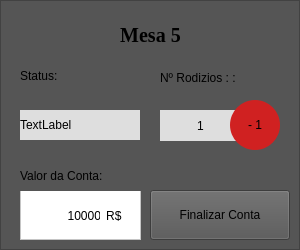
            <widget class="QFrame" name="frame_m5">
             <property name="minimumSize">
              <size>
               <width>300</width>
               <height>250</height>
              </size>
             </property>
             <property name="styleSheet">
              <string notr="true">background-color: rgb(85, 85, 85);</string>
             </property>
             <property name="frameShape">
              <enum>QFrame::StyledPanel</enum>
             </property>
             <property name="frameShadow">
              <enum>QFrame::Raised</enum>
             </property>
             <widget class="QLabel" name="mesa5">
              <property name="geometry">
               <rect>
                <x>10</x>
                <y>20</y>
                <width>281</width>
                <height>31</height>
               </rect>
              </property>
              <property name="font">
               <font>
                <family>Georgia</family>
                <pointsize>15</pointsize>
                <italic>false</italic>
                <bold>true</bold>
               </font>
              </property>
              <property name="cursor">
               <cursorShape>ArrowCursor</cursorShape>
              </property>
              <property name="styleSheet">
               <string notr="true">font: 700 15pt &quot;Georgia&quot;;
color: rgb(0, 0, 0);</string>
              </property>
              <property name="text">
               <string>Mesa 5</string>
              </property>
              <property name="alignment">
               <set>Qt::AlignCenter</set>
              </property>
             </widget>
             <widget class="QFrame" name="caixa_conta_m5">
              <property name="geometry">
               <rect>
                <x>20</x>
                <y>190</y>
                <width>121</width>
                <height>50</height>
               </rect>
              </property>
              <property name="styleSheet">
               <string notr="true">background-color: rgb(255, 255, 255);</string>
              </property>
              <property name="frameShape">
               <enum>QFrame::StyledPanel</enum>
              </property>
              <property name="frameShadow">
               <enum>QFrame::Raised</enum>
              </property>
              <widget class="QLabel" name="v_valor_conta_m5">
               <property name="geometry">
                <rect>
                 <x>10</x>
                 <y>10</y>
                 <width>71</width>
                 <height>31</height>
                </rect>
               </property>
               <property name="styleSheet">
                <string notr="true">font: 12pt &quot;Georgia&quot;;
color: rgb(0, 0, 0);</string>
               </property>
               <property name="text">
                <string>10000</string>
               </property>
               <property name="alignment">
                <set>Qt::AlignRight|Qt::AlignTrailing|Qt::AlignVCenter</set>
               </property>
              </widget>
              <widget class="QLabel" name="texto_reais_m5">
               <property name="geometry">
                <rect>
                 <x>80</x>
                 <y>10</y>
                 <width>31</width>
                 <height>31</height>
                </rect>
               </property>
               <property name="layoutDirection">
                <enum>Qt::LeftToRight</enum>
               </property>
               <property name="styleSheet">
                <string notr="true">font: 10pt &quot;Georgia&quot;;
color: rgb(0, 0, 0);</string>
               </property>
               <property name="text">
                <string>R$ </string>
               </property>
               <property name="alignment">
                <set>Qt::AlignCenter</set>
               </property>
              </widget>
             </widget>
             <widget class="QPushButton" name="b_finalizar_conta_m5">
              <property name="geometry">
               <rect>
                <x>150</x>
                <y>190</y>
                <width>140</width>
                <height>50</height>
               </rect>
              </property>
              <property name="styleSheet">
               <string notr="true">font: 10pt &quot;Georgia&quot;;
color: rgb(0, 0, 0);</string>
              </property>
              <property name="text">
               <string>Finalizar Conta</string>
              </property>
             </widget>
             <widget class="QLabel" name="label_13">
              <property name="geometry">
               <rect>
                <x>20</x>
                <y>60</y>
                <width>81</width>
                <height>31</height>
               </rect>
              </property>
              <property name="styleSheet">
               <string notr="true">font: 10pt &quot;Georgia&quot;;
color: rgb(0, 0, 0);</string>
              </property>
              <property name="text">
               <string>Status:</string>
              </property>
             </widget>
             <widget class="QLabel" name="status_5">
              <property name="geometry">
               <rect>
                <x>20</x>
                <y>110</y>
                <width>120</width>
                <height>30</height>
               </rect>
              </property>
              <property name="styleSheet">
               <string notr="true">background-color: rgb(222, 222, 222);
font: 10pt &quot;Georgia&quot;;
color: rgb(0, 0, 0);</string>
              </property>
              <property name="text">
               <string>TextLabel</string>
              </property>
             </widget>
             <widget class="QLabel" name="label_14">
              <property name="geometry">
               <rect>
                <x>160</x>
                <y>110</y>
                <width>81</width>
                <height>31</height>
               </rect>
              </property>
              <property name="styleSheet">
               <string notr="true">background-color: rgb(222, 222, 222);
font: 12pt &quot;Georgia&quot;;
color: rgb(0, 0, 0);</string>
              </property>
              <property name="text">
               <string>1</string>
              </property>
              <property name="alignment">
               <set>Qt::AlignCenter</set>
              </property>
             </widget>
             <widget class="QLabel" name="texto_valor_conta_m1_5">
              <property name="geometry">
               <rect>
                <x>20</x>
                <y>160</y>
                <width>121</width>
                <height>31</height>
               </rect>
              </property>
              <property name="styleSheet">
               <string notr="true">font: 10pt &quot;Georgia&quot;;
color: rgb(0, 0, 0);</string>
              </property>
              <property name="text">
               <string>Valor da Conta:</string>
              </property>
             </widget>
             <widget class="QLabel" name="label_15">
              <property name="geometry">
               <rect>
                <x>160</x>
                <y>70</y>
                <width>101</width>
                <height>16</height>
               </rect>
              </property>
              <property name="styleSheet">
               <string notr="true">font: 10pt &quot;Georgia&quot;;
color: rgb(0, 0, 0);</string>
              </property>
              <property name="text">
               <string>Nº Rodizios : :</string>
              </property>
             </widget>
             <widget class="QPushButton" name="b_detalhes_m1_5">
              <property name="geometry">
               <rect>
                <x>230</x>
                <y>100</y>
                <width>50</width>
                <height>50</height>
               </rect>
              </property>
              <property name="styleSheet">
               <string notr="true">background-color: rgb(208, 33, 33);
font: 700 10pt &quot;Georgia&quot;;
color: rgb(0, 0, 0);
border-radius: 25px;</string>
              </property>
              <property name="text">
               <string>- 1</string>
              </property>
             </widget>
            </widget>
